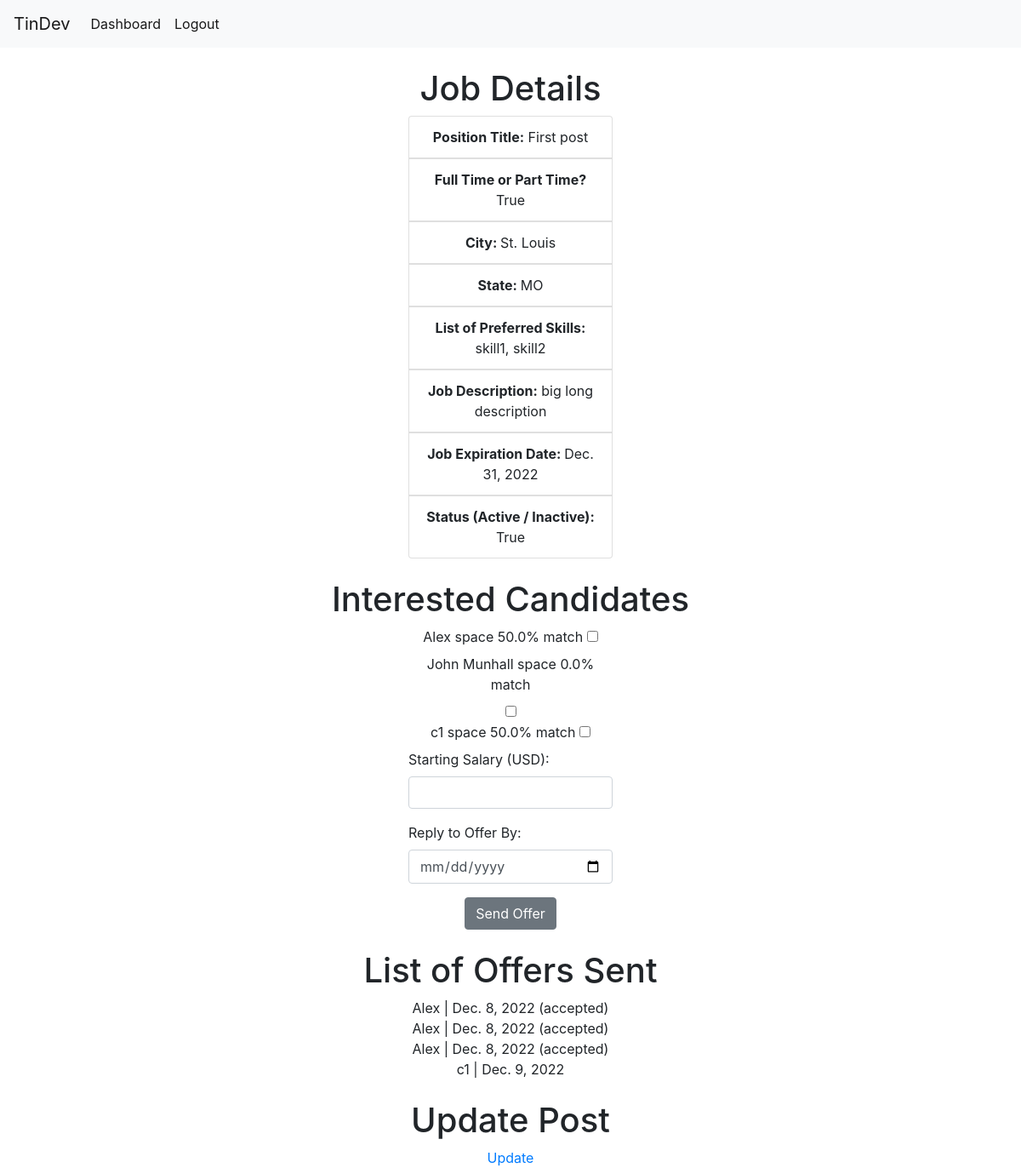
The app's page /posts/1 (signed in) with its own data.
### tindev/models.py (models this page shows)
class Post(models.Model):
    recruiter = models.ForeignKey(Recruiter, on_delete=models.RESTRICT)
    title = models.CharField(max_length=255)
    type = models.BooleanField()
    city = models.CharField(max_length=255)
    state = models.CharField(max_length=255)
    skills = models.TextField()
    description = models.TextField()
    expiration = models.DateField()
    status = models.BooleanField()

class Candidate(models.Model):
    user = models.OneToOneField(User, on_delete=models.CASCADE, null=True, blank=True)
    name = models.CharField(max_length=100)
    bio = models.CharField(max_length=500, blank=True, null=True)
    zip = models.CharField(max_length=10)
    skills = models.TextField()
    github = models.CharField(max_length=100)
    years_experience = models.IntegerField()
    education = models.CharField(max_length=100, blank=True, null=True)
    interested_posts = models.ManyToManyField(Post, related_name='interested')
    not_interested_posts = models.ManyToManyField(Post, related_name='not_interested')

class Offer(models.Model):
    post = models.ForeignKey(Post, on_delete=models.CASCADE, related_name='offers')
    candidate = models.ForeignKey(Candidate, on_delete=models.RESTRICT, related_name='offers')
    due_date = models.DateField()
    salary = models.IntegerField()
    accepted = models.BooleanField(blank=True, null=True)

### tindev/views/posts.py (the view)
# urls.py: path('posts/<int:id>', views.posts_view, name='posts_view'),
@login_required(login_url='/login')
def posts_view(request, id):
    post = Post.objects.get(pk=id)
    candidates = post.interested.all()
    offers = post.offers.all()
    now = datetime.datetime.now()
    now = datetime.date(now.year, now.month, now.day)
    candScores = [computeScore(c, post) for c in candidates]
    context = {
            'post': post,
            'offers': offers,
            'candScores': candScores,
            'now': now
            }
    return render(request, 'tindev/posts/view.html', context)

### tindev/views/posts.py (called while the page is built)
def computeScore(candidate, post):
    candSkills =  [x.strip() for x in candidate.skills.split(',')]
    postSkills = [x.strip() for x in post.skills.split(',')]
    matches = 0
    for skill in candSkills:
        if skill in postSkills:
            matches += 1
    score = (matches / len(postSkills)) * 100
    return (candidate, score)

### tindev/templates/tindev/posts/view.html (shortened to what this page needs)
{% extends 'tindev/base.html' %}
{% block content %}
<h1> Job Details </h1>
<ul class="list-group">
    <li class="list-group-item"><strong>Position Title:</strong> {{post.title}}</li>
    <li class="list-group-item"><strong>Full Time or Part Time? </strong>{{post.type}}</li>
    <li class="list-group-item"><strong>City: </strong>{{post.city}}</li>
    <li class="list-group-item"><strong>State: </strong>{{post.state}}</li>
    <li class="list-group-item"><strong>List of Preferred Skills:</strong> {{post.skills}}</li>
    <li class="list-group-item"><strong> Job Description:</strong>  {{post.description}}</li>
    <li class="list-group-item"><strong> Job Expiration Date: </strong> {{post.expiration}}</li>
    <li class="list-group-item"><strong> Status (Active / Inactive): </strong> {{post.status}}</li>
</ul>
{% if request.user.is_staff %}
<h1>Interested Candidates</h1>
<form action="/offers/create/{{post.id}}" method="post">
    <ul class="list-group" style="padding-left: 0;">
        {% for c in candScores %}
        <li>
            <label for="">{{ c.0.name }} space {{c.1}}% match</label>
            <input type="checkbox" name="offer_list" value="{{c.0.id}}">
        </li>
        {% endfor %}
    </ul>
    <div class="form-group">
        <label for="salary">Starting Salary (USD): </label>
        <input class="form-control" type="number" name="salary" required>
    </div>
    <div class="form-group">
        <label for="due_date">Reply to Offer By:</label>
        <input class="form-control" type="date" name="due_date" required>
    </div>
    <input style="display: block; margin: auto;" class="btn btn-secondary" type="submit" value="Send Offer">
</form>
<h1>List of Offers Sent</h1>
<ul class="list-group">
    {% for o in offers %}
    <li >{{o.candidate.name}} | {{o.due_date}}
        {% if o.accepted == True %}
        (accepted)
        {% elif o.accepted == False %}
        (rejected)
        {% endif %}
    </li>
    {% endfor %}
</ul>
<h1>Update Post</h1>
<div class="cont">
    <a href="/posts/update/{{post.id}}">Update</a>
</div>
{% endif %}
{% endblock %}

### tindev/static/tindev/style.css (style rules this page uses)
html { font-family: Arial, Helvetica, sans-serif }

### tindev/templates/tindev/posts/view.html (style rules this page uses)
h3, h1, p, h2 { text-align: center; }
.list-group > li { text-align: center; width: 20%; margin: auto; list-style-type: none; }
h1 { margin-top: 2%; }
.form-group { width: 20%; margin: auto; }
.cont { text-align: center; }

### records on screen
Post: title "First post", type "True", city "St. Louis", state "MO", skills "skill1, skill2", description "big long description", expiration "Dec. 31, 2022", status "True"
Candidate: name "Alex", c "50.0"
Candidate: name "John Munhall", c "0.0"
Candidate: name "c1", c "50.0"
Offer: candidate.name "Alex", due_date "Dec. 8, 2022", accepted "(accepted)"
Offer: candidate.name "Alex", due_date "Dec. 8, 2022", accepted "(accepted)"
Offer: candidate.name "Alex", due_date "Dec. 8, 2022", accepted "(accepted)"
Offer: candidate.name "c1", due_date "Dec. 9, 2022"
